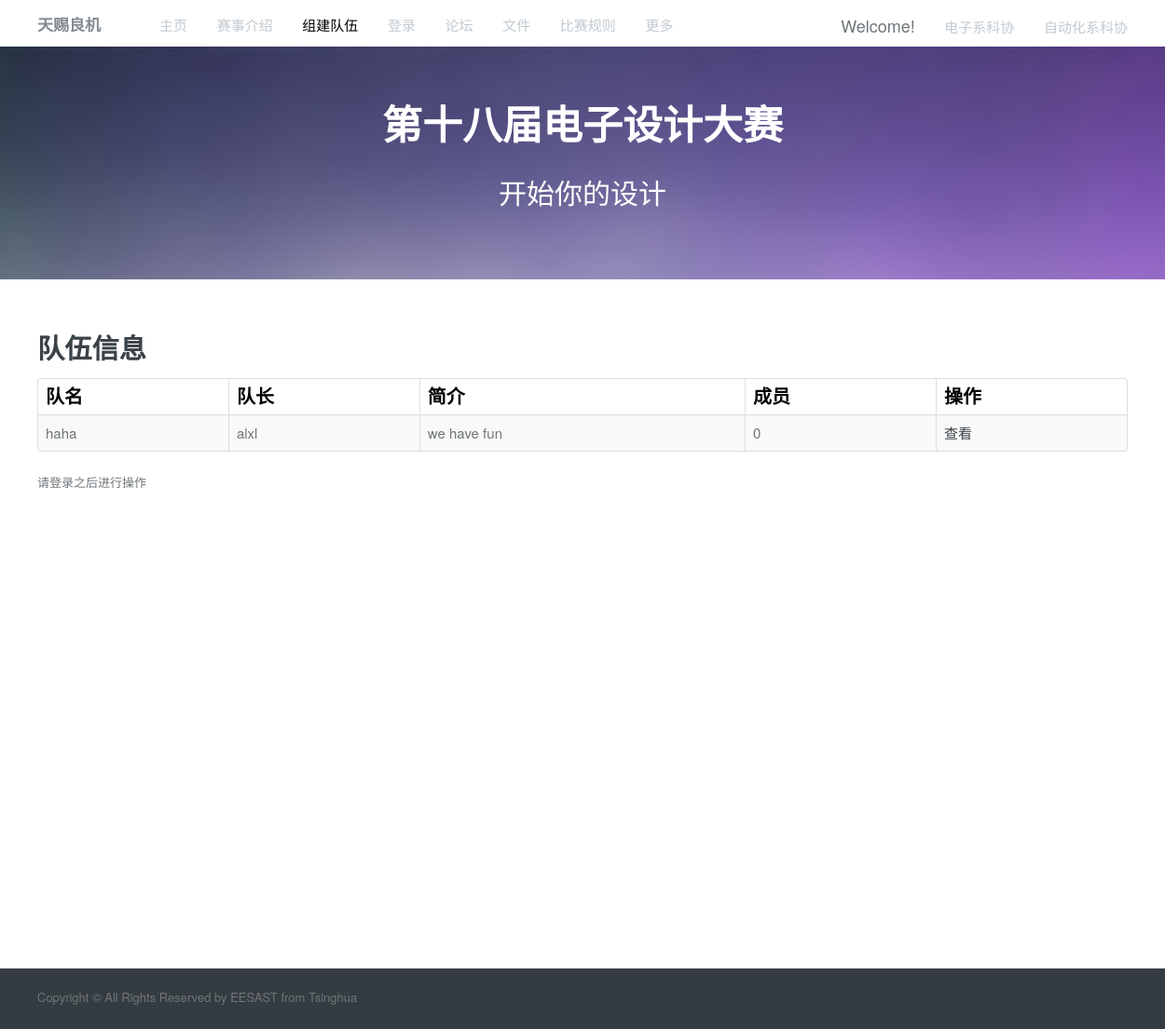
Before: /team/index with the older database file.
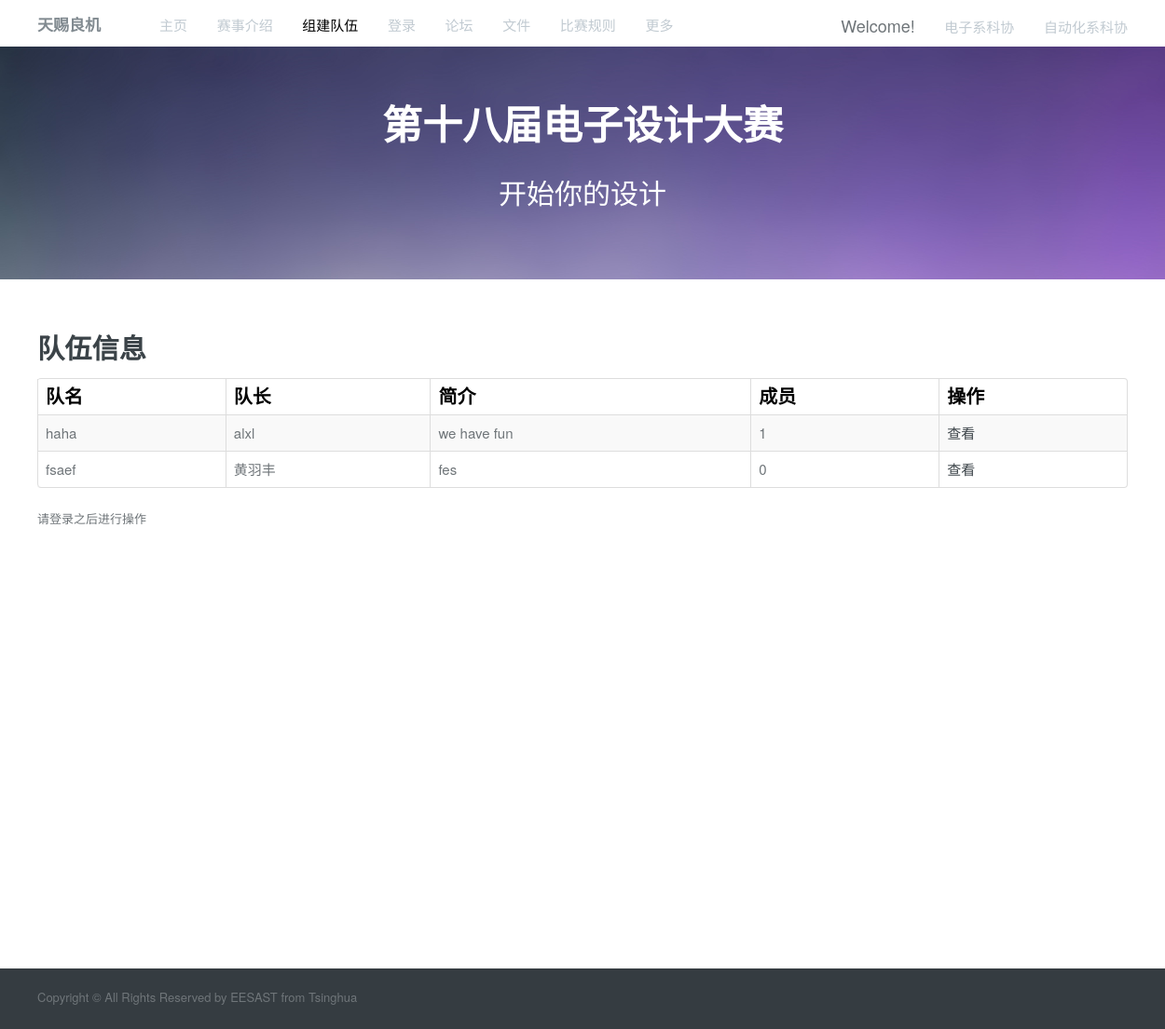
After: the same page with the newer database file.
### teams/models.py (models this page shows, shortened)
class Team(models.Model):
    name = models.CharField(max_length=20)
    intro = models.CharField(max_length=50)
    leader = models.OneToOneField(User, on_delete=models.CASCADE, related_name='leads')
    members = models.ManyToManyField(User, related_name='in_team')
    is_full = models.BooleanField(default=False)

### teams/views.py (the view)
# urls.py: url(r'', include('index.urls')),
def index(request):
    teams = Team.objects.all()
    usr = request.user
    note = ''
    if not usr.is_authenticated:
        in_team = False
        note = '请登录之后进行操作'
    else:
        in_team = if_in_team(usr)
        if usr.application_set.all():
            in_team = True
            note = '您已经提交申请，请等候队长答复'
    return render(request, 'teams/team_index.html',
                  {'teams': teams,
                   'in_team' : in_team,
                   'note': note
                  })

### teams/templates/teams/team_index.html (shortened to what the changed rows need)
{% load static %}
<!DOCTYPE html>
<html lang="zh-CN">
  <head>
<link rel='stylesheet' id='bootstrap-css-css'  href="{% static 'teams/css/bootstrap.css' %}" type='text/css' media='all' />
                <link rel='stylesheet' id='responsive-css-css'  href="{% static 'teams/css/responsive.css' %}" type='text/css' media='all' />
                <link rel='stylesheet' id='main-css-css'  href="{% static 'teams/css/team_index.css' %}" type='text/css' media='all' />
</head>
<body>
                <div class="search-area-wrapper">
                        <div class="search-area container">
                                <h2 class="search-header">第十八届电子设计大赛</h2>
                        </div>
                </div>
				<div class="page-container">
                        <div class="container" id="page">
                                <div class="row">
                                        <div class="span12 main-listing">
										       <h2 class="post-title">队伍信息</h2>
											   <table class="table table-striped table-bordered">
											      <thead>
												    <tr>
													  <td>队名</td>
													  <td>队长</td>
													  <td>简介</td>
													  <td>成员</td>
													  <td>操作</td>
													</tr>
												  </thead>
												  <tbody>
												  {% for team in teams %}
												    <tr>
													  <td>{{team.name}}</td>
													  <td>{{team.leader.username}}</td>
													  <td>{{team.intro}}</td>
													  <td>{{team.members.count}}</td>
                                                      <td><a href="{% url 'teams:info' team.id %}">查看</a>&nbsp&nbsp
													</tr>
												  {% endfor %}
												  </tbody>
												</table>
								</div>
						    </div>
						</div>
					</div>
        </body>
</html>

Changed rows visible on the page:
computed for Team "haha": members.count "0" → "1"
added Team: name "fsaef", leader.username "黄羽丰", intro "fes", members.count "0"
